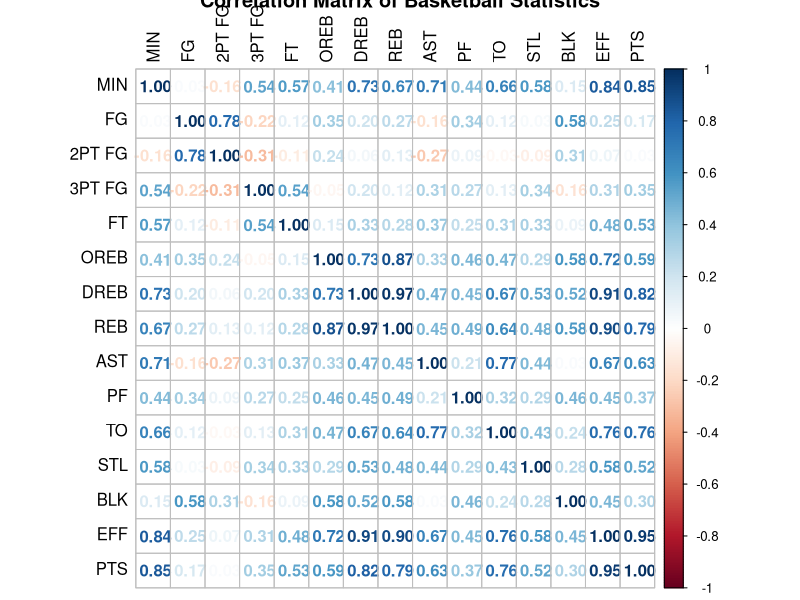
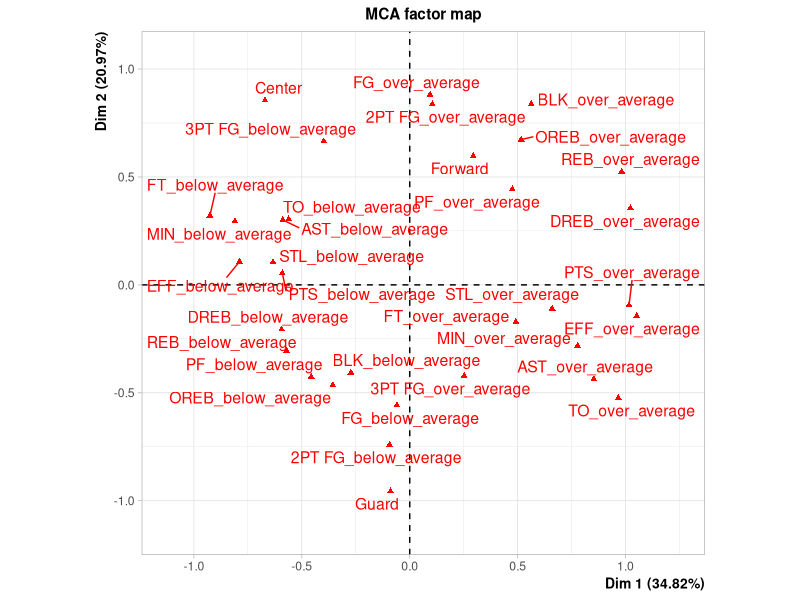
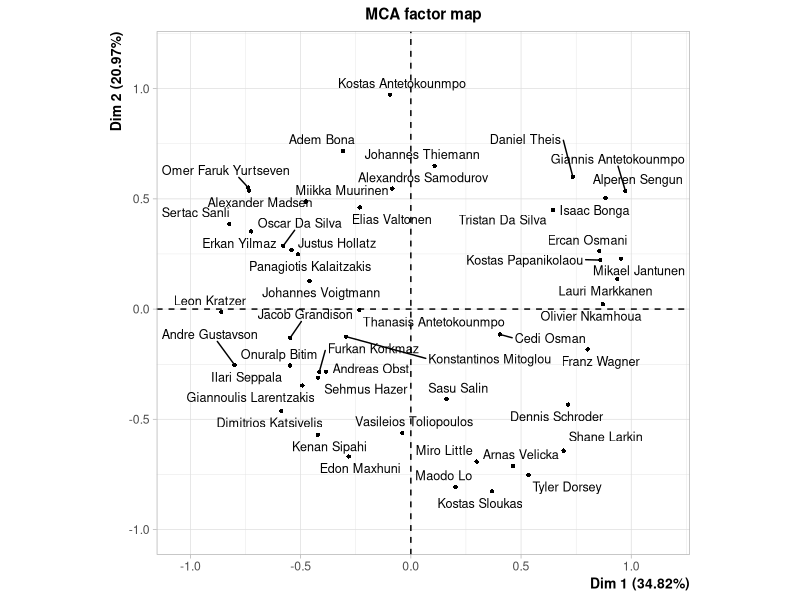
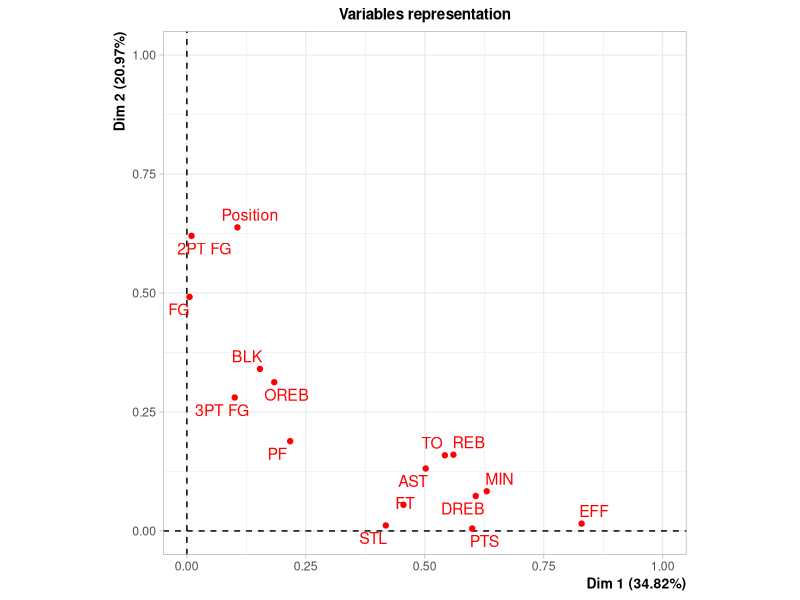
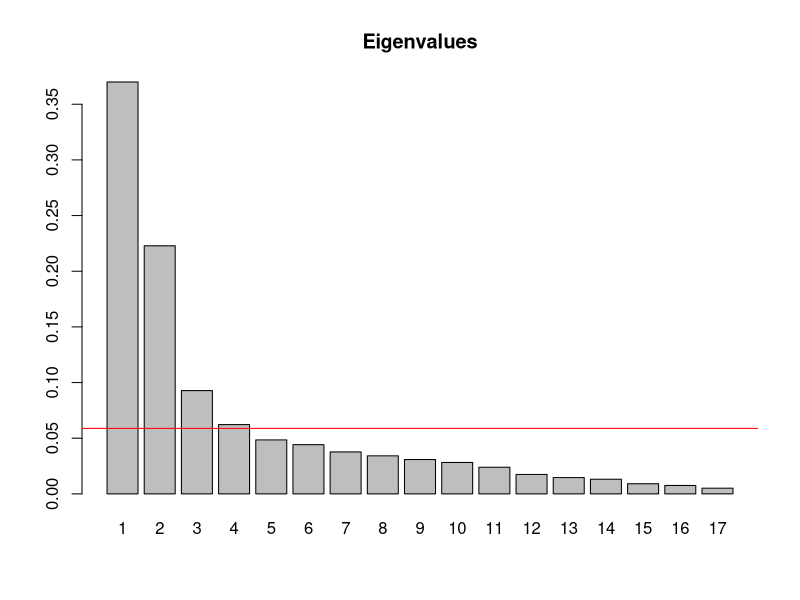
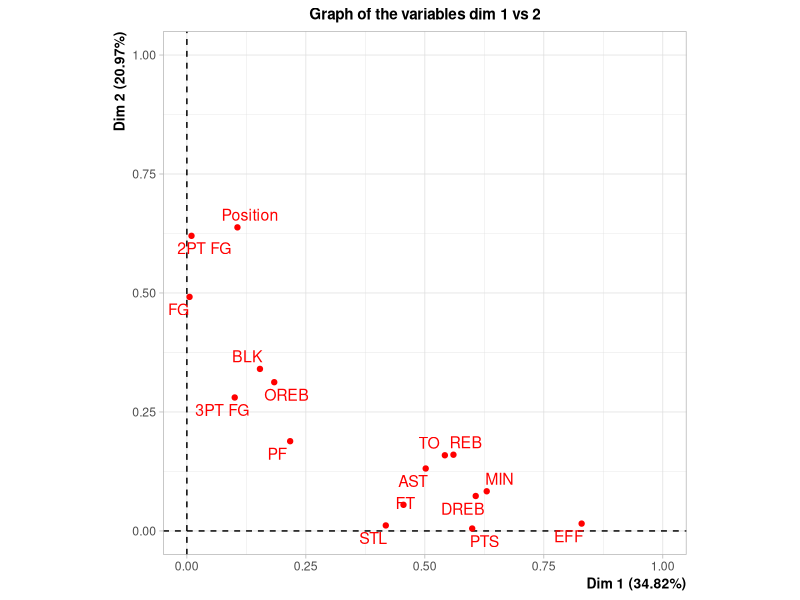
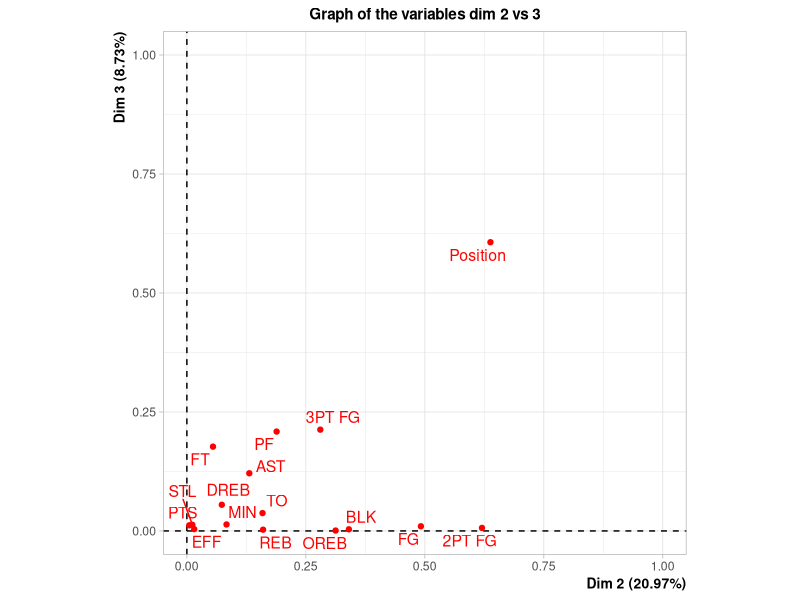
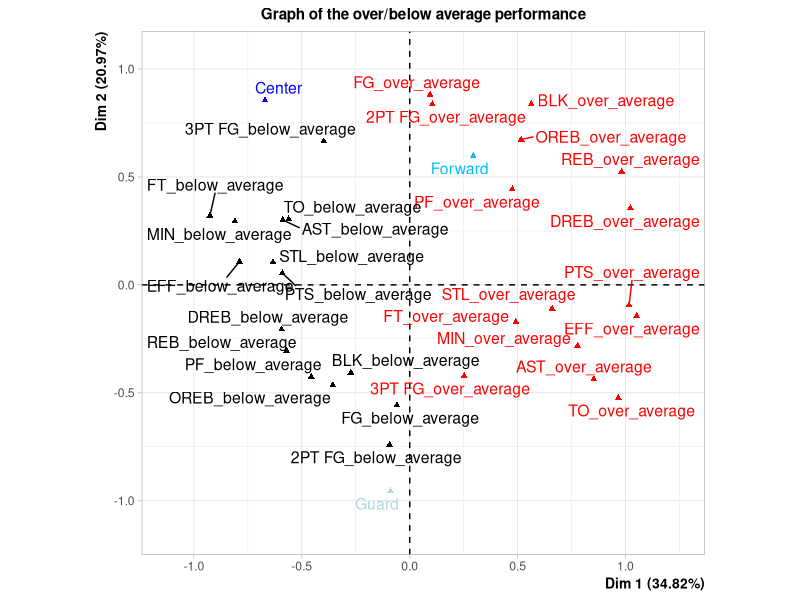

The R script that drew these images, in order:
## ---- chunk 1
options(contrasts=c("contr.treatment","contr.treatment"))

if(!is.null(dev.list())) dev.off()
rm(list = ls())

library(readxl)
library(corrplot)
library(FactoMineR)
## ---- chunk 2
df <- read_excel("data_Eurobasket_2025.xlsx")

df <- as.data.frame(df)

rownames(df) <- df$PLAYER

df <- df[,-1] # remove player column after setting it as a rowname
## ---- chunk 3
summary(df)

df$Team <- as.factor(df$Team)

df$Position <- as.factor(df$Position)

str(df)
## ---- chunk 4
requested_var <- c("Position", "MIN", "FG", "2PT FG", "3PT FG", "FT", "OREB", "DREB", "REB", "AST", "PF", "TO", "STL", "BLK", "EFF", "PTS")

df_subset <- df[,requested_var]

cor_matrix <- cor(df_subset[,-1])

corrplot(cor_matrix, method = "number", tl.col = "black", title = "Correlation Matrix of Basketball Statistics")
## ---- chunk 5
df_binary <- df_subset

binary <- function(x){
  ifelse(x > mean(x), "over_average", "below_average")
}

for(col in names(df_subset[,-1])) {
  df_binary[[col]] <- as.factor(binary(df_subset[[col]]))
}

summary(df_binary)
## ---- chunk 6
res.mca <- MCA(df_binary)

names(res.mca)

res.mca$eig
barplot(res.mca$eig[,1], main="Eigenvalues", names.arg=1:nrow(res.mca$eig))
abline(h = 1/17, col = "red")

res.mca$var$coord

res.mca$var
dimdesc(res.mca)

plot(res.mca,choix="var",title="Graph of the variables dim 1 vs 2")
plot(res.mca,choix="var",axes=c(2,3),title="Graph of the variables dim 2 vs 3")

# Exploring dimension 1

plot(res.mca,invisible=c("ind"),col.var=c(c("blue", "deepskyblue", "lightblue"), rep(c("black", "red"), 15)),title="Graph of the over/below average performance")

plot(res.mca,col.ind="green",col.var=c(c("blue", "deepskyblue", "lightblue"), rep(c("black", "red"), 15)),title="Graph of the over/below average performance with individuals")

sort(res.mca$ind$coord[, 1], decreasing = TRUE)[1:5]
sort(res.mca$ind$coord[, 1], decreasing = FALSE)[1:5]

# Exploring dimension 2

plot(res.mca,invisible=c("ind"),col.var=c(c("blue", "purple", "red"), rep("black",30)),title="Graph of the playing style performance")

plot(res.mca,col.ind="green",col.var=c(c("blue", "purple", "red"), rep("black",30)),title="Graph of the playing style performance with individuals")

# Exploring dimension 3

plot(res.mca,invisible=c("ind"),col.var=c(c("blue", "purple", "red"), rep("black",30)),axes=c(2,4),title="Graph of the playing style performance")
